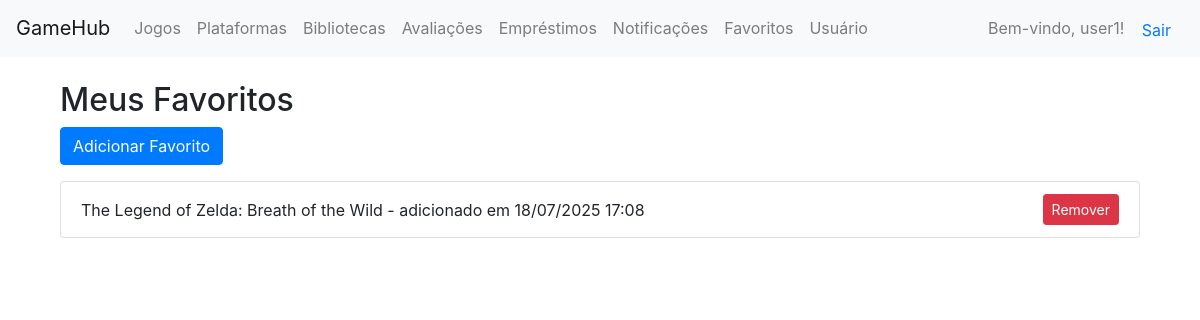
Page /api/favoritos/ (signed in) on the earlier database version.
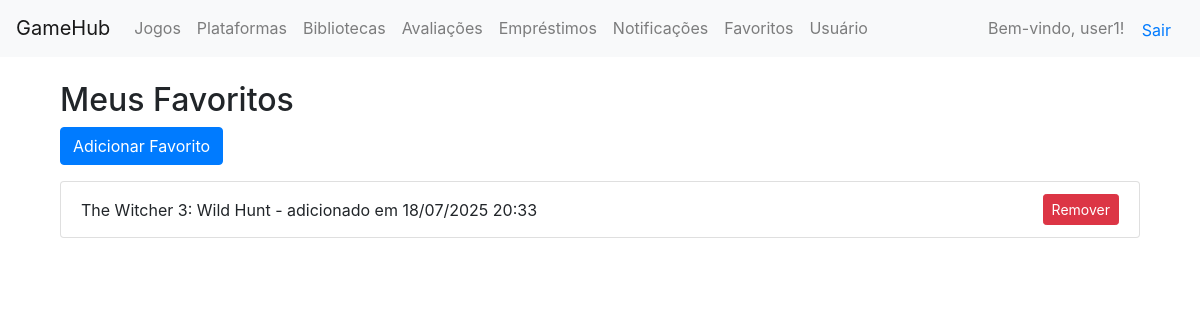
Same page on the later database version.
### core/models.py (models this page shows, shortened)
class Usuario(AbstractUser):
    data_nascimento = models.DateField(null=True, blank=True)

class Favorito(models.Model):
    usuario = models.ForeignKey(Usuario, on_delete=models.CASCADE)
    jogo = models.ForeignKey(Jogo, on_delete=models.CASCADE)
    adicionado_em = models.DateTimeField(auto_now_add=True)

class Jogo(models.Model):
    titulo = models.CharField(max_length=100)
    descricao = models.TextField(blank=True)
    categoria = models.ForeignKey(Categoria, on_delete=models.CASCADE)
    plataforma = models.ForeignKey(Plataforma, on_delete=models.CASCADE)
    desenvolvedora = models.ForeignKey(Desenvolvedora, on_delete=models.SET_NULL, null=True)

### core/views.py (the view)
# urls.py: path('favoritos/', views.favorito_list, name='favorito_list'),
@login_required
def favorito_list(request):
    favoritos = Favorito.objects.filter(usuario=request.user)
    return render(request, 'favoritos/favorito_list.html', {'favoritos': favoritos})

### core/templates/favoritos/favorito_list.html (shortened to what this page needs)
{% extends 'base.html' %}
{% block content %}
<div class="container mt-4">
    <h2>Meus Favoritos</h2>
    <a href="{% url 'favorito_create' %}" class="btn btn-primary mb-3">Adicionar Favorito</a>
    <ul class="list-group">
        {% for fav in favoritos %}
            <li class="list-group-item d-flex justify-content-between align-items-center">
                {{ fav.jogo.titulo }} - adicionado em {{ fav.adicionado_em|date:"d/m/Y H:i" }}
                <a href="{% url 'favorito_delete' fav.pk %}" class="btn btn-danger btn-sm">Remover</a>
            </li>
        {% empty %}
            <li class="list-group-item">Nenhum jogo favorito.</li>
        {% endfor %}
    </ul>
</div>
{% endblock %}

### core/templates/base.html (shortened to what this page needs)
<!DOCTYPE html>
<html lang="pt-br">
<head>
    <link rel="stylesheet" href="https://stackpath.bootstrapcdn.com/bootstrap/4.5.2/css/bootstrap.min.css">
</head>
<body>
    <header>
        <nav class="navbar navbar-expand-lg navbar-light bg-light">
            <a class="navbar-brand" href="{% url 'home' %}">GameHub</a>
            <div class="collapse navbar-collapse">
                <ul class="navbar-nav">
                    <li class="nav-item"><a class="nav-link" href="{% url 'jogo_list' %}">Jogos</a></li>
                    <li class="nav-item"><a class="nav-link" href="{% url 'plataforma_list' %}">Plataformas</a></li>
                    <li class="nav-item"><a class="nav-link" href="{% url 'biblioteca_list' %}">Bibliotecas</a></li>
                    <li class="nav-item"><a class="nav-link" href="{% url 'avaliacao_list' %}">Avaliações</a></li>
                    <li class="nav-item"><a class="nav-link" href="{% url 'emprestimo_list' %}">Empréstimos</a></li>
                    <li class="nav-item"><a class="nav-link" href="{% url 'notificacao_list' %}">Notificações</a></li>
                    <li class="nav-item"><a class="nav-link" href="{% url 'favorito_list' %}">Favoritos</a></li>
                    <li class="nav-item"><a class="nav-link" href="{% url 'usuario_list' %}">Usuário</a></li>
                </ul>
                <div class="ml-auto">
                    {% if user.is_authenticated %}
                        <span class="navbar-text">Bem-vindo, {{ user.username }}!</span>
                        <form action="{% url 'logout' %}" method="post" style="display:inline;">
                            <button type="submit" class="btn btn-link">Sair</button>
                        </form>
                    {% else %}
                        <a class="btn btn-primary" href="{% url 'login' %}">Login</a>
                        <a class="btn btn-secondary" href="{% url 'register' %}">Registrar</a>
                    {% endif %}
                </div>
            </div>
        </nav>
    </header>
    <main class="container mt-4">
        {% block content %}{% endblock %}
    </main>
</body>
</html>

Differences in the rows shown:
removed Favorito: jogo.titulo "The Legend of Zelda: Breath of the Wild", adicionado_em "18/07/2025 17:08"
added Favorito: jogo.titulo "The Witcher 3: Wild Hunt", adicionado_em "18/07/2025 20:33"
